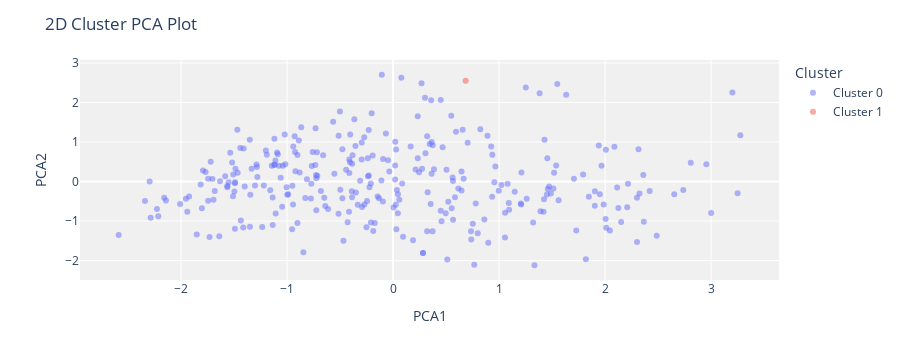

Notebook source saved alongside this figure:
### Code cell
plot_model(meanshift_model, plot='cluster')

### Figure 1 — Plotly figure (JSON) as saved in the notebook; plotly's stock layout.template omitted (floating-point values rounded to 4 significant figures; data arrays with more than 128 entries replaced by an {"elided": "..."} marker saying what was removed)
{"data": [{"customdata": {"elided": "302x1 int values"}, "hovertemplate": "Cluster=Cluster 0<br>PCA1=%{x}<br>PCA2=%{y}<br>Feature=%{customdata[0]}<extra></extra>", "legendgroup": "Cluster 0", "marker": {"color": "#636efa", "opacity": 0.5, "symbol": "circle"}, "mode": "markers", "name": "Cluster 0", "orientation": "v", "showlegend": true, "textposition": "top center", "type": "scatter", "x": {"elided": "302 float values"}, "xaxis": "x", "y": {"elided": "302 float values"}, "yaxis": "y"}, {"customdata": [[67]], "hovertemplate": "Cluster=Cluster 1<br>PCA1=%{x}<br>PCA2=%{y}<br>Feature=%{customdata[0]}<extra></extra>", "legendgroup": "Cluster 1", "marker": {"color": "#EF553B", "opacity": 0.5, "symbol": "circle"}, "mode": "markers", "name": "Cluster 1", "orientation": "v", "showlegend": true, "textposition": "top center", "type": "scatter", "x": [0.6842], "xaxis": "x", "y": [2.55], "yaxis": "y"}], "layout": {"autosize": true, "height": 360, "legend": {"title": {"text": "Cluster"}, "tracegroupgap": 0}, "margin": {"t": 60}, "plot_bgcolor": "rgb(240,240,240)", "title": {"text": "2D Cluster PCA Plot"}, "xaxis": {"anchor": "y", "autorange": true, "domain": [0, 1], "range": [-2.938, 3.625], "title": {"text": "PCA1"}, "type": "linear"}, "yaxis": {"anchor": "x", "autorange": true, "domain": [0, 1], "range": [-2.49, 3.075], "title": {"text": "PCA2"}, "type": "linear"}}}
